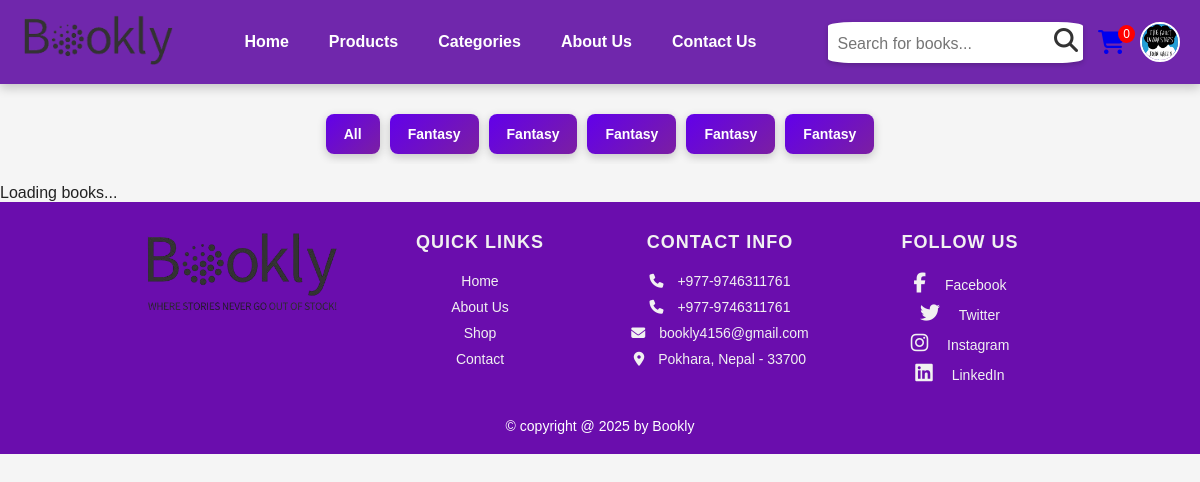
/category.php?category=fantasy (signed in), run on the app's committed database.
### tables this page shows
CREATE TABLE `users` (
  `id` int(11) NOT NULL,
  `username` varchar(50) NOT NULL,
  `email` varchar(30) NOT NULL,
  `password` varchar(255) NOT NULL,
  `address` varchar(50) NOT NULL,
  `phone_no` varchar(20) NOT NULL,
  `created_at` timestamp NOT NULL DEFAULT current_timestamp(),
  `profile_image` varchar(255) DEFAULT NULL
);

CREATE TABLE `books` (
  `id` int(11) NOT NULL,
  `title` varchar(255) DEFAULT NULL,
  `author` varchar(255) DEFAULT NULL,
  `genre` varchar(100) DEFAULT NULL,
  `pages` int(11) NOT NULL,
  `category` varchar(30) NOT NULL,
  `book_description` text NOT NULL,
  `pub_year` int(11) DEFAULT NULL,
  `isbn` varchar(20) DEFAULT NULL,
  `publisher` varchar(255) DEFAULT NULL,
  `price` decimal(10,2) DEFAULT NULL,
  `stock` int(11) DEFAULT NULL,
  `book_img` varchar(255) DEFAULT NULL
);

### category.php (the view, shortened to what this page needs)
<?php
include 'header.php';
include 'connection/config.php';
if (isset($_GET['category'])) {
    $category = $_GET['category'];
    $searchTerm = "%{$category}%";
    $sql = "SELECT * FROM books WHERE genre LIKE ?";
    $stmt = $mysqli->prepare($sql);
    $stmt->bind_param("s", $searchTerm);
    $stmt->execute();
    $resultGenres = $stmt->get_result();
} else {
    $sqlGenres = "SELECT DISTINCT genre FROM books";
    $resultGenres = $mysqli->query($sqlGenres);
    if (!$resultGenres) {
        die("Error fetching genres: " . $mysqli->error);
    }
}
?>
<div class="genre-container">
    <button class="genre-btn" onclick="fetchBooks()">All</button>
    <?php while ($row = $resultGenres->fetch_assoc()): ?>
        <button class="genre-btn" onclick="fetchBooks('<?php echo htmlspecialchars($row['genre']); ?>')">
            <?php echo htmlspecialchars($row['genre']); ?>
        </button>
    <?php endwhile; ?>
</div>
<div id="books-container">
</div>
<?php include 'footer.php'; ?>

### header.php (shortened to what this page needs)
<?php
require_once './connection/config.php';
$cartCount = isset($_SESSION['cart']) ? count($_SESSION['cart']) : 0;
$user_id = $_SESSION['id'];
$username = $email = $profile_picture = "";
if ($user_id) {
    $sql = "SELECT username, email, profile_image FROM users WHERE id = ?";
    if ($stmt = $mysqli->prepare($sql)) {
        $stmt->bind_param("i", $user_id);
        if ($stmt->execute()) {
            $stmt->bind_result($username, $email, $profile_picture);
        }
    }
}
?>
<!DOCTYPE html>
<html lang="en">
<head>
    <link rel="stylesheet" href="https://cdnjs.cloudflare.com/ajax/libs/font-awesome/6.7.1/css/all.min.css">
    <link rel="stylesheet" href="css/header.css">
    <link rel="stylesheet" href="css/style.css">
</head>
<body class="<?php echo $_SESSION['theme'] ?? 'default-theme'; ?>">
    <header class="header">
        <div class="header-container">
            <div class="logo">
                <a href="index.php"><img src="logo/logo-no-slogan-removebg-preview.png" alt="Logo"></a>
            </div>
            <nav class="nav-bar">
                <ul class="nav-links">
                    <li><a href="index.php">Home</a></li>
                    <li><a href="products.php">Products</a></li>
                    <li>
                        <a href="category.php">Categories </i></a>
                    </li>
                    <li><a href="about.php">About Us</a></li>
                    <li><a href="contactus.php">Contact Us</a></li>
                </ul>
            </nav>
            <div class="header-right">
                <div class="search-bar">
                    <form action="search_filter.php" method="post">
                        <input type="text" name="search_query" placeholder="Search for books..." value="<?php echo isset($search_query) ? $search_query : ''; ?>"
                        />
                        <button type="submit" name="search_query_btn"><i class="fas fa-search"></i></button>
                    </form>
                </div>
                <div style="position: relative; display: inline-block;">
                    <a href="cart.php"><i class="fa fa-shopping-cart" style="font-size: 24px;"></i></a>
                    <span
                        style="position: absolute; top: -5px; right: -10px; background: red; color: white; font-size: 12px; padding: 2px 5px; border-radius: 50%;">
                        <?php echo $cartCount; ?>
                    </span>
                </div>
                <div class="user-profile">
                    <div class="profile-dropdown">
                        <img src="<?php echo $profile_picture ? $profile_picture : 'uploads/userPfp/default-avatar.png'; ?>" alt="User Avatar" class="avatar">
                    </div>
                </div>
            </div>
        </div>
    </header>
</body>
</html>

### footer.php (shortened to what this page needs)
<head>
    <link rel="stylesheet" href="https://cdnjs.cloudflare.com/ajax/libs/font-awesome/6.7.1/css/all.min.css">
    <link rel="stylesheet" href="css/footer.css">
</head>
<footer class="footer">
    <div class="box-container">
        <div class="box">
            <img src="logo/logo-removebg-preview.png" alt="logo">
        </div>
        <div class="box">
            <h3>Quick links</h3>
            <a href="index.php">Home</a>
            <a href="index.php?page=about">About Us</a>
            <a href="shop.php">Shop</a>
            <a href="contact.php">Contact</a>
        </div>
        <div class="box" id="box-2">
            <h3>Contact info</h3>
            <p><i class="fas fa-phone"></i> +977-9746311761</p>
            <p><i class="fas fa-phone"></i> +977-9746311761</p>
            <p><i class="fas fa-envelope"></i> bookly4156@gmail.com</p>
            <p><i class="fas fa-map-marker-alt"></i> Pokhara, Nepal - 33700</p>
        </div>
        <div class="box" id="box-3">
            <h3>Follow Us</h3>
            <a href="#"> <i class="fab fa-facebook-f"></i> Facebook </a>
            <a href="#"> <i class="fab fa-twitter"></i> Twitter </a>
            <a href="#"> <i class="fab fa-instagram"></i> Instagram </a>
            <a href="#"> <i class="fab fa-linkedin"></i> LinkedIn </a>
        </div>
    </div>
    <p class="credit"> &copy; copyright @ <?php echo date('Y'); ?> by <span>Bookly</span> </p>
</footer>

### css/header.css (style rules this page uses)
body.light-mode { background-color: #f5f5f5; color: #222; }
.header { background-color: #7027ac; padding: 15px 20px; box-shadow: 0 4px 10px rgba(0, 0, 0, 0.2); display: flex; align-items: center; justify-content: space-between; position: sticky; top: 0; z-index: 1000; transition: background-color 0.3s; }
.logo img { height: 50px; transition: transform 0.3s; }
.user-profile { margin-left: 15px; display: flex; align-items: center; cursor: pointer; }
.profile-dropdown { position: relative; display: flex; align-items: center; }
.profile-dropdown .avatar { width: 40px; height: 40px; border-radius: 50%; object-fit: cover; border: 2px solid #ffffff; }
.nav-bar { display: flex; align-items: center; flex-grow: 1; justify-content: center; }
.nav-links { list-style: none; padding: 0; display: flex; align-items: center; }
.nav-links li { position: relative; padding: 0 20px; font-weight: bold; }
.nav-links a { text-decoration: none; color: #ffffff; transition: color 0.3s ease-in-out; }
.search-bar { display: flex; align-items: center; padding: 5px; background: #fff; border-radius: 10%; box-shadow: 0 2px 5px rgba(0, 0, 0, 0.2); margin-right: 15px; }
.search-bar input[type="text"] { padding: 5px; font-size: 16px; border: none; outline: none; }
.search-bar button { background: none; border: none; cursor: pointer; font-size: 24px; color: #333; transition: color 0.3s; }
.header-container { display: flex; align-items: center; justify-content: space-between; width: 100%; }
.header-right { display: flex; align-items: center; }

### css/style.css (style rules this page uses)
* { margin: 0; padding: 0; box-sizing: border-box; }
body { background-color: #f3e6f7; color: #333; font-family:'Lucida Sans', 'Lucida Sans Regular', 'Lucida Grande', 'Lucida Sans Unicode', Geneva, Verdana, sans-serif; }
header { background-color: #6a0dad; color: #fff; box-shadow: 0 4px 10px rgba(0, 0, 0, 0.2); padding: 10px 20px; position: sticky; top: 0; z-index: 1000; display: flex; align-items: center; justify-content: space-between; width: 100%; box-sizing: border-box; transition: background-color 0.3s ease, box-shadow 0.3s ease; }

### css/footer.css (style rules this page uses)
footer { background-color: #6a0dad; color: #fff; width: 100%; padding: 20px 0; font-family: 'Arial', sans-serif; position: relative; margin-bottom: 0; height: auto; }
.footer .box-container { display: flex; justify-content: space-around; padding: auto 20px; margin: auto 120px; }
.footer .box-container .box { flex: 1; padding: 10px; margin: 0 10px; display: flex; flex-direction: column; justify-content:left; align-items: center; }
.footer .box-container .box img { width: 200px; margin-bottom: 15px; align-self: center; }
.footer .box-container .box h3 { font-size: 18px; margin-bottom: 15px; text-transform: uppercase; font-weight: bold; letter-spacing: 1px; animation: fadeIn 1s ease-out; text-align: center; color: #f1f1f1; }
.footer .box-container .box a { color: #f1f1f1; display: block; margin: 5px 0; font-size: 14px; text-decoration: none; transition: color 0.3s ease-in-out; text-align: center; }
.footer .box-container .box p { color: #f1f1f1; display: block; margin: 5px 0; font-size: 14px; text-decoration: none; transition: color 0.3s ease-in-out; }
.footer .box p i { margin-right: 10px; }
.footer .box a i { font-size: 20px; margin-right: 15px; transition: transform 0.3s ease-in-out; }
.footer .credit { text-align: center; font-size: 14px; margin-top: 20px; color: white; animation: fadeIn 2s ease-out; }

### footer.php (style rules this page uses)
#box-2 { text-align: left; }
#box-3 { text-align: left; }

### category.php (style rules this page uses)
.genre-container { display: flex; gap: 10px; margin: 20px 0; overflow-x: auto; padding: 10px; justify-content: center; align-items: center; flex-wrap: wrap; }
.genre-btn { padding: 12px 18px; background: linear-gradient(135deg, #6200ea, #7b1fa2); color: white; border: none; border-radius: 8px; cursor: pointer; white-space: nowrap; font-weight: bold; font-size: 14px; transition: all 0.3s ease-in-out; box-shadow: 0 3px 10px rgba(0, 0, 0, 0.2); }

### data on the page
users: profile_image (picture)
books: genre "Fantasy"
books: genre "Fantasy"
books: genre "Fantasy"
books: genre "Fantasy"
books: genre "Fantasy"

### other printed values
$cartCount "0"
